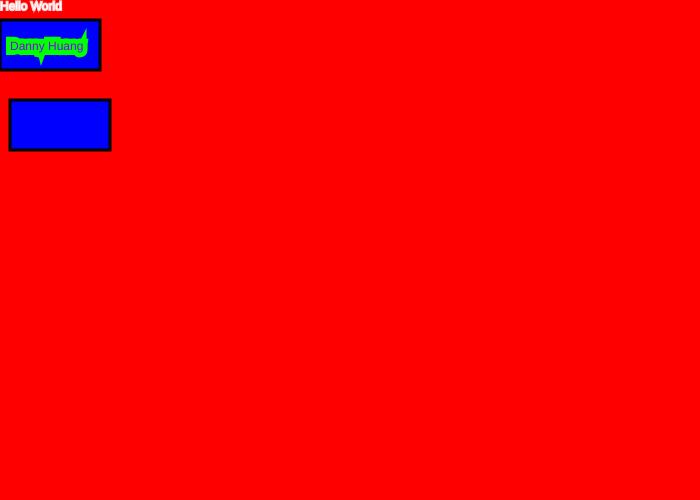
Frame 1 (no input)
Frame 60 (no input): identical to frame 1, image omitted
Frame 120 (the mouse pressed at the canvas centre since frame 60): identical to frame 1, image omitted

The p5.js sketch that drew this single still picture (run headless with seeded random() and noise() and a simulated clock; from frame 60 on, the mouse is pressed at the canvas centre):

// p5.js sketch
// ── sketch.js
function setup()
{
  createCanvas(700,500);

}

function draw()
{
	background(255,0,0)

	fill(255,255,255);
	stroke(255,204,204);
	strokeWeight(2);

	text("Hello World",0,10);

  fill(0,0,255);
  stroke(0,0,0);
  strokeWeight(3);

	rect(0,20,100,50);

  fill(127,0,255);
	stroke(0,255,0);
	strokeWeight(10);

	text("Danny Huang",10,50);

  fill(0,0,255);
  stroke(0,0,0);
  strokeWeight(3);
	text("Donald Trump",10,130);
  rect(10,100,100,50);
  fill(255,255,255);

}
